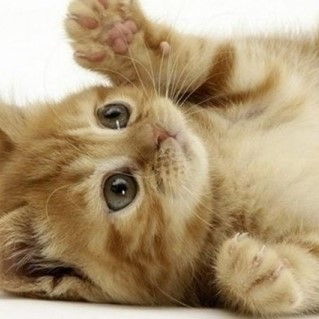
//> input picture opencv/opencv_Visual_Studio/cat.jpg, 319 x 319 px
$ ./9.4.1   (built with g++ and OpenCV 4)
//> lines starting //> are read from the running program, lines starting //| are printed output that depends on the picture
#include <opencv2/opencv.hpp>

using namespace std;
using namespace cv;

Mat scramble(Mat signal)
{
	Mat dst = signal.clone();
	for (int i = 0, j = 0;i < dst.cols - 1;i++)
	{
		if (i > j)
		{
			swap(dst.at<Vec2f>(i), dst.at<Vec2f>(j));
		}

		int m = dst.cols >> 1;
		while ((j>=m) && (m>=2))
		{
			j -= m;
			m >>= 1;
		}
		j += m;
	}
	return dst;
}
Mat zeropadding(Mat img)
{
	int m = 1 << (int)ceil(log2(img.rows));
	int n = 1 << (int)ceil(log2(img.cols));
	Mat dst(m, n, img.type(), Scalar(0));

	Rect rect(Point(0, 0), img.size());
	img.copyTo(dst(rect));
	dst.convertTo(dst, CV_32F);
	return dst;
}
Mat get_lowpassFilter(Size size, int radius)
{
	Point center = size / 2;
	Mat filter(size, CV_32FC2, Vec2f(0,0));
	circle(filter, center, radius, Vec2f(1, 1), -1);
	return filter;
}
Mat get_highpassFilter(Size size, int radius)
{
	Point center = size / 2;
	Mat filter(size, CV_32FC2, Vec2f(1, 1));
	circle(filter, center, radius, Vec2f(0, 0), -1);
	return filter;
}
void shuffling(Mat mag_img, Mat& dst)
{
	int cx = mag_img.cols / 2;
	int cy = mag_img.rows / 2;
	Rect q1(cx, 0, cx, cy);
	Rect q2(0, 0, cx, cy);
	Rect q3(0, cy, cx, cy);
	Rect q4(cx, cy, cx, cy);

	dst = Mat(mag_img.size(), mag_img.type());
	mag_img(q1).copyTo(dst(q3));
	mag_img(q3).copyTo(dst(q1));
	mag_img(q2).copyTo(dst(q4));
	mag_img(q4).copyTo(dst(q2));
}
void butterfly(Mat& dst, int dir)
{
	int length = dst.cols;
	int pair = 1;

	for (int k = 0; k < ceil(log2(length)); k++)
	{
		int half_pair = pair;
		pair <<= 1;
		float theta = dir * (-2.0 * CV_PI / pair);
		float wpr = -2.0 * sin(0.5 * theta) * sin(0.5 * theta);
		float wpi = sin(theta);
		float wre = 1.0;
		float wim = 0.0;

		for (int m = 0; m < half_pair; m++)
		{
			for (int even = m; even < length; even += pair)
			{
				int odd = even + half_pair;
				Vec2f G_even = dst.at<Vec2f>(even);
				Vec2f G_odd = dst.at<Vec2f>(odd);

				Vec2f G_odd_W(0, 0);
				G_odd_W[0] = G_odd[0] * wre - G_odd[1] * wim;
				G_odd_W[1] = G_odd[1] * wre + G_odd[0] * wim;

				dst.at<Vec2f>(even) = G_even + G_odd_W;
				dst.at<Vec2f>(odd) = G_even - G_odd_W;
			}
			float tmp = wre;
			wre += tmp * wpr - wim * wpi;
			wim += wim * wpr + tmp * wpi;
		}
		if (dir == -1) dst /= dst.cols;
	}
}

void FFT_2D(Mat complex_img, Mat& dst, int dir)
{
	dst = Mat(complex_img.size(), complex_img.type());

	for (int i = 0; i < complex_img.rows;i++)
	{
		Mat scr_sn = scramble(complex_img.row(i));
		butterfly(scr_sn, dir);
		scr_sn.copyTo(dst.row(i));
	}
	transpose(dst, dst);
	for (int i = 0; i < dst.rows;i++)
	{
		Mat scr_sn = scramble(dst.row(i));
		butterfly(scr_sn, dir);
		scr_sn.copyTo(dst.row(i));
	}
	transpose(dst, dst);
}
void log_mag(Mat complex_mat, Mat& dst)
{
	Mat planes[2];
	split(complex_mat, planes);
	magnitude(planes[0], planes[1], dst);
	log(dst + 1, dst);
	normalize(dst, dst, 0, 255, NORM_MINMAX);
	dst.convertTo(dst, CV_8U);
}
void FFT(Mat image, Mat& dft_coef, Mat& dft_img)
{
	Mat complex_img;
	Mat pad_img = zeropadding(image);
	Mat tmp[] = { pad_img, Mat::zeros(pad_img.size(),pad_img.type()) };
	merge(tmp, 2, complex_img);
	FFT_2D(complex_img, dft_coef, 1);
	dft(complex_img, dft_coef, 0);
	shuffling(dft_coef, dft_coef);
	log_mag(dft_coef, dft_img);

}
Mat IFFT(Mat dft_coef, Size size)
{
	Mat idft_coef, idft_img[2];
	shuffling(dft_coef, dft_coef);
	FFT_2D(dft_coef, idft_coef, -1);
	dft(dft_coef, idft_coef, DFT_INVERSE+DFT_SCALE);

	split(idft_coef, idft_img);

	Rect img_rect(Point(0, 0), size);
	idft_img[0](img_rect).convertTo(idft_img[0], CV_8U);
	return idft_img[0];
}
int main()
{
	Mat image = imread("C:/Users/PIRL/Desktop/cat.jpg", 0);
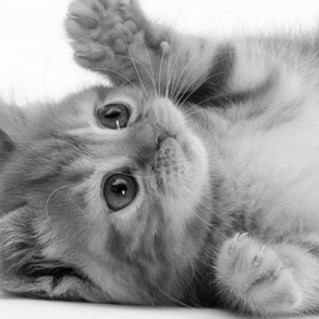
//> image: 319 rows x 319 cols, CV_8UC1; min 0, max 255, mean 155
	CV_Assert(image.data);

	Rect img_rect(Point(0, 0), image.size());
//> img_rect = Rect(0, 0, 319, 319)
	Mat dft_coef, dft_img, low_dft, high_dft, filtered_mat1, filtered_mat2;

	FFT(image, dft_coef, dft_img);
//> in FFT, `Mat tmp[] = { pad_img, Mat::zeros(pad_img.size(),pad_img.type()) };`: tmp[1]: 512 rows x 512 cols, CV_32FC1; every value is 0
	Mat low_filter = get_lowpassFilter(dft_coef.size(), 50);
	Mat high_filter = get_highpassFilter(dft_coef.size(), 20);

	multiply(dft_coef, low_filter, filtered_mat1);
	multiply(dft_coef, high_filter, filtered_mat2);
	log_mag(filtered_mat1, low_dft);
//> in log_mag (call 2), `normalize(dst, dst, 0, 255, NORM_MINMAX);`:
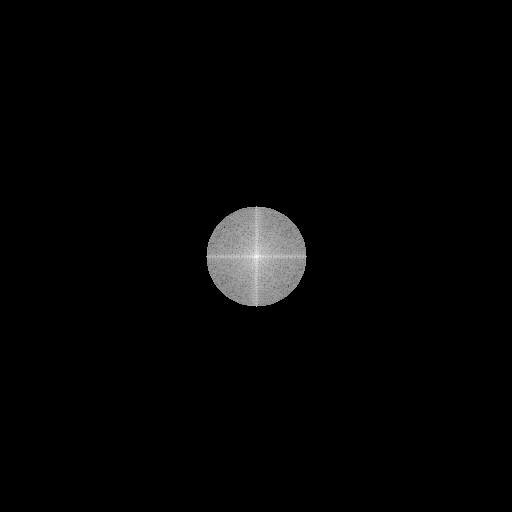
//> dst: 512 rows x 512 cols, CV_32FC1; min 0, max 255, mean 4.7
	log_mag(filtered_mat2, high_dft);
//> in log_mag (call 3), `split(complex_mat, planes);`:
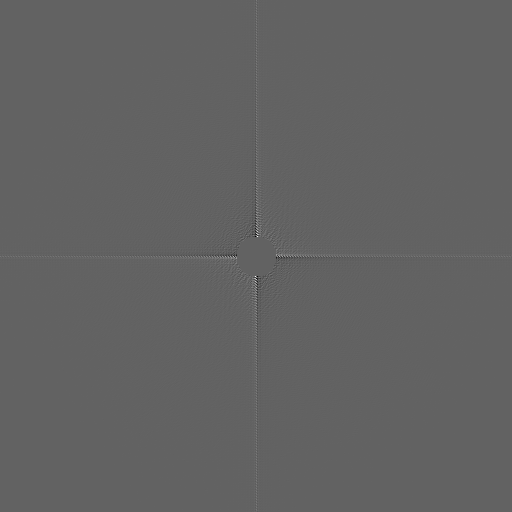
//> planes[0]: 512 rows x 512 cols, CV_32FC1; min -289668.4, max 459411.9, mean 179.1; drawn with min black and max white
//> in log_mag (call 3), `normalize(dst, dst, 0, 255, NORM_MINMAX);`:
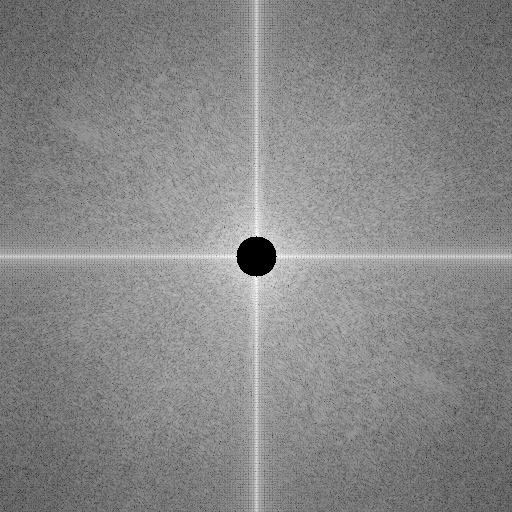
//> dst: 512 rows x 512 cols, CV_32FC1; min 0, max 255, mean 135.2

	imshow("image", image);
	imshow("dft_img", dft_img);
	imshow("lowpassed_dft", low_dft);
	imshow("highpassed_dft", high_dft);
	imshow("lowpassed_img", IFFT(filtered_mat1,image.size()));
//> in IFFT, `split(idft_coef, idft_img);`:
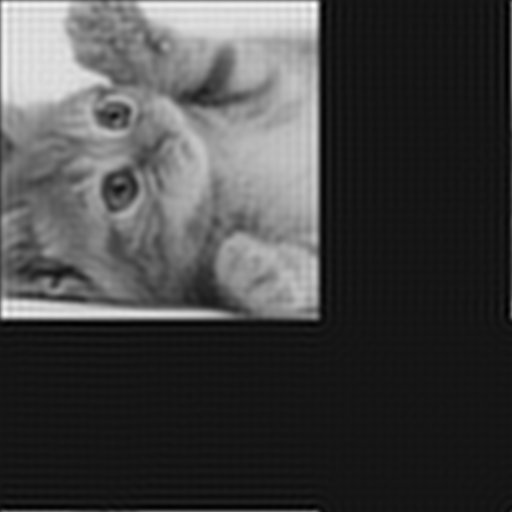
//> idft_img[0]: 512 rows x 512 cols, CV_32FC1; min -27.09, max 296.5, mean 60.2; drawn with min black and max white
//> in IFFT, `split(idft_coef, idft_img);`:
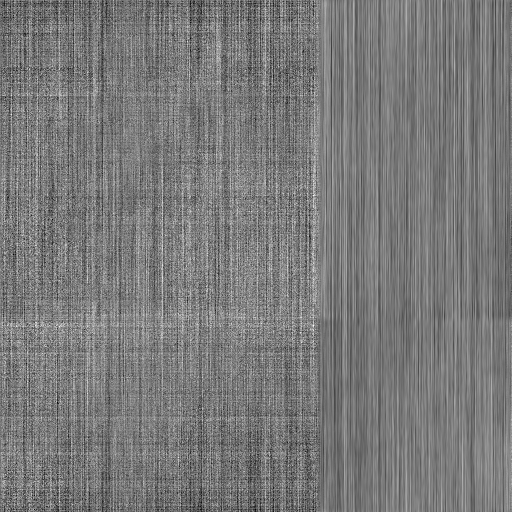
//> idft_img[1]: 512 rows x 512 cols, CV_32FC1; min -2.88e-05, max 3.16e-05, mean -2.84e-14; drawn with min black and max white
	imshow("highpassed_img", IFFT(filtered_mat2, image.size()));
//> call 2 of IFFT, with size = Size(319, 319)
//> in IFFT (call 2), `idft_img[0](img_rect).convertTo(idft_img[0], CV_8U);`:
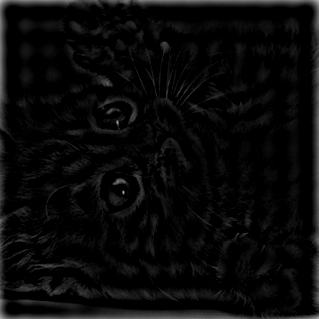
//> idft_img[0]: 319 rows x 319 cols, CV_8UC1; min 0, max 185, mean 9.5
	waitKey();
	return 0;
}

$ run again, with opencv/opencv_Visual_Studio/5.jpg copied over opencv/opencv_Visual_Studio/cat.jpg
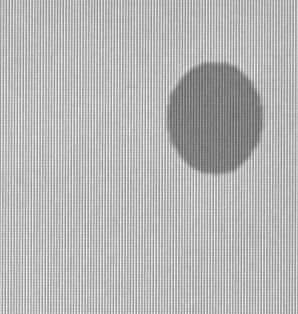
//> input picture opencv/opencv_Visual_Studio/5.jpg, 298 x 314 px
//> image is the input picture: 314 rows x 298 cols, CV_8UC1; min 94, max 251, mean 182.1
//> in IFFT, `split(idft_coef, idft_img);`:
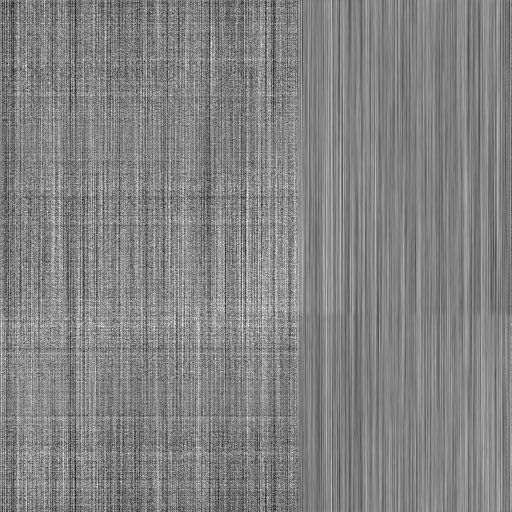
//> idft_img[1]: 512 rows x 512 cols, CV_32FC1; min -2.98e-05, max 2.83e-05, mean 1.78e-14; drawn with min black and max white
//> in IFFT, `Rect img_rect(Point(0, 0), size);`: img_rect = Rect(0, 0, 298, 314)
//> in IFFT (call 2), `idft_img[0](img_rect).convertTo(idft_img[0], CV_8U);`:
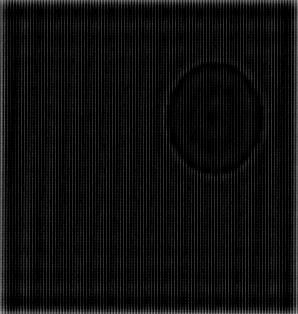
//> idft_img[0]: 314 rows x 298 cols, CV_8UC1; min 0, max 170, mean 14.5
